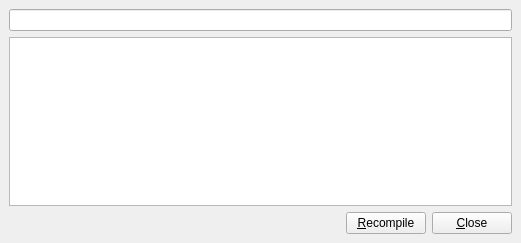
<?xml version="1.0" encoding="UTF-8"?>
<ui version="4.0">
 <class>CompileWindow</class>
 <widget class="QMainWindow" name="CompileWindow">
  <property name="geometry">
   <rect>
    <x>0</x>
    <y>0</y>
    <width>521</width>
    <height>243</height>
   </rect>
  </property>
  <property name="windowTitle">
   <string>Compiler</string>
  </property>
  <widget class="QWidget" name="centralwidget">
   <layout class="QVBoxLayout" name="verticalLayout">
    <item>
     <widget class="QLineEdit" name="rulePath">
      <property name="readOnly">
       <bool>true</bool>
      </property>
     </widget>
    </item>
    <item>
     <widget class="QTextEdit" name="output">
      <property name="lineWrapMode">
       <enum>QTextEdit::NoWrap</enum>
      </property>
      <property name="readOnly">
       <bool>true</bool>
      </property>
     </widget>
    </item>
    <item>
     <layout class="QHBoxLayout" name="horizontalLayout">
      <item>
       <spacer name="horizontalSpacer">
        <property name="orientation">
         <enum>Qt::Horizontal</enum>
        </property>
        <property name="sizeHint" stdset="0">
         <size>
          <width>40</width>
          <height>20</height>
         </size>
        </property>
       </spacer>
      </item>
      <item>
       <widget class="QPushButton" name="compileButton">
        <property name="text">
         <string>&amp;Recompile</string>
        </property>
       </widget>
      </item>
      <item>
       <widget class="QPushButton" name="closeButton">
        <property name="text">
         <string>&amp;Close</string>
        </property>
       </widget>
      </item>
     </layout>
    </item>
   </layout>
  </widget>
 </widget>
 <resources/>
 <connections/>
</ui>
